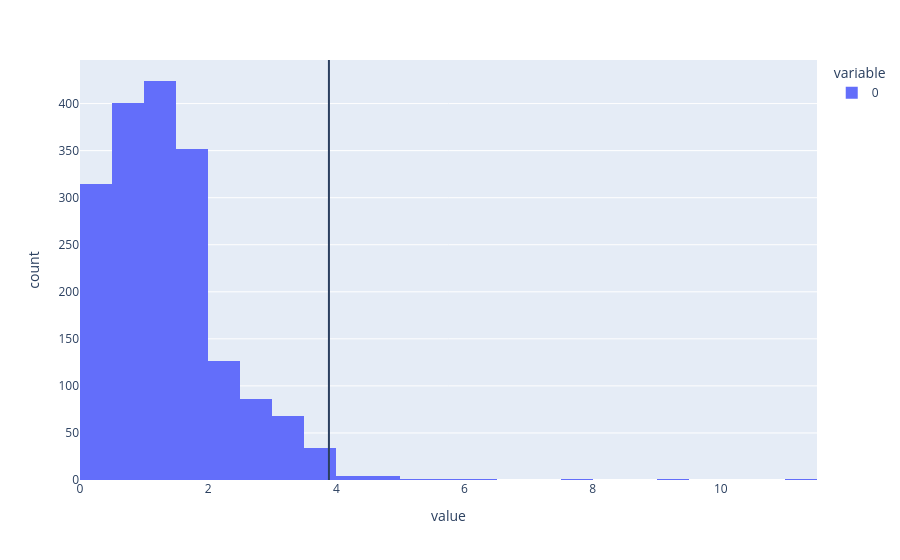

Notebook code for this chart:
### Code cell
from sklearn.cluster import KMeans 
from numpy.lib.stride_tricks import sliding_window_view
from scipy.stats import kstest


def argmax_filter(sequences: np.ndarray, kernel_size: int = 10):
    #window = sliding_window_view(sequences, window_shape=kernel_size, axis=0)
    # non vectorized:
    out = []
    for w in range(kernel_size, len(sequences)):
        window = sequences[w-kernel_size: w]
        count = np.unique_counts(window)
        argmax = np.argmax(count.counts)
        value = count.values[argmax]
        out.append(value)
    return np.array(out)

def calibrate_dispersion(centroid: np.ndarray, labels: np.ndarray, latents: np.ndarray):
    unique_labels = np.unique(labels)
    vi = [0 for _ in range(len(unique_labels))]
    for label in unique_labels:
        ci = centroid[label]
        latent = latents[labels == label]
        di = ((ci - latent)**2).sum(axis=1)**0.5
        vi[label] = np.std(di)
    return vi

def get_centroid_distance(centroid: np.ndarray, latents: np.ndarray, vi: np.ndarray):
    dist = []
    for idx, ci in enumerate(centroid):
        di = ((ci - latents)**2).sum(axis=1)**0.5 / vi[idx] # [N, 1]
        dist.append(di)
    dist = np.stack(dist, axis=-1) # N, 2
    return np.min(dist, axis=-1)
    
def calibrate_tau(centroid: np.ndarray, latents: np.ndarray, vi: np.ndarray, quantile: float= 0.99):
    # variable stats on
    # proba of not being part of the distribution of cluster distance 
    dist = get_centroid_distance(centroid, latents, vi)
    tau = np.quantile(dist, q=quantile)
    return tau


class FilterSystem:

    def __init__(self, reference_cluster: np.ndarray, reference_latents: np.ndarray, centroid: np.ndarray, window: int):
        self.centroid = centroid
        self.vi = calibrate_dispersion(centroid=centroid, labels=reference_cluster, latents=reference_latents)
        self.si = get_centroid_distance(centroid, reference_latents, self.vi)
        self.tau = calibrate_tau(centroid, reference_latents, self.vi)
    
    def rolling_metrics(self, latents_window: np.ndarray):
        window_si =  get_centroid_distance(self.centroid, latents_window, self.vi)
        ks_score = kstest(self.si, window_si)
        novelty = window_si[-1] > self.tau # any or last depending on the usage; default last
        return {"ks_score": ks_score, "novelty": novelty}



kernel_size=[2, 3, 5, 10, 15, 20, 30]
centroid = ev.k_means[2]["model"].cluster_centers_
cluster = ev.k_means[2]["cluster"]

vi = calibrate_dispersion(centroid, cluster, latents_test)
print("vi=", vi)

distance = get_centroid_distance(centroid, latents_test, vi)
tau  = calibrate_tau(centroid, latents_test, vi)
print(tau)

px.histogram(distance, nbins=50).add_vline(x=tau).show()

"""
px.line(cluster, title="Without filter").show()
for ksize in kernel_size:
    filter_cluster = argmax_filter(cluster, kernel_size=ksize)
    px.line(filter_cluster, title=f"kernel size = {ksize}").show()
"""

### Figure 1 — Plotly figure (JSON) as saved in the notebook; plotly's stock layout.template omitted (floating-point values rounded to 4 significant figures; data arrays with more than 128 entries replaced by an {"elided": "..."} marker saying what was removed)
{"data": [{"bingroup": "x", "hovertemplate": "variable=0<br>value=%{x}<br>count=%{y}<extra></extra>", "legendgroup": "0", "marker": {"color": "#636efa", "pattern": {"shape": ""}}, "name": "0", "nbinsx": 50, "orientation": "v", "showlegend": true, "type": "histogram", "x": {"elided": "1820 float values"}, "xaxis": "x", "yaxis": "y"}], "layout": {"barmode": "relative", "legend": {"title": {"text": "variable"}, "tracegroupgap": 0}, "margin": {"t": 60}, "shapes": [{"type": "line", "x0": 3.884, "x1": 3.884, "xref": "x", "y0": 0, "y1": 1, "yref": "y domain"}], "xaxis": {"anchor": "y", "domain": [0, 1], "title": {"text": "value"}}, "yaxis": {"anchor": "x", "domain": [0, 1], "title": {"text": "count"}}}}
